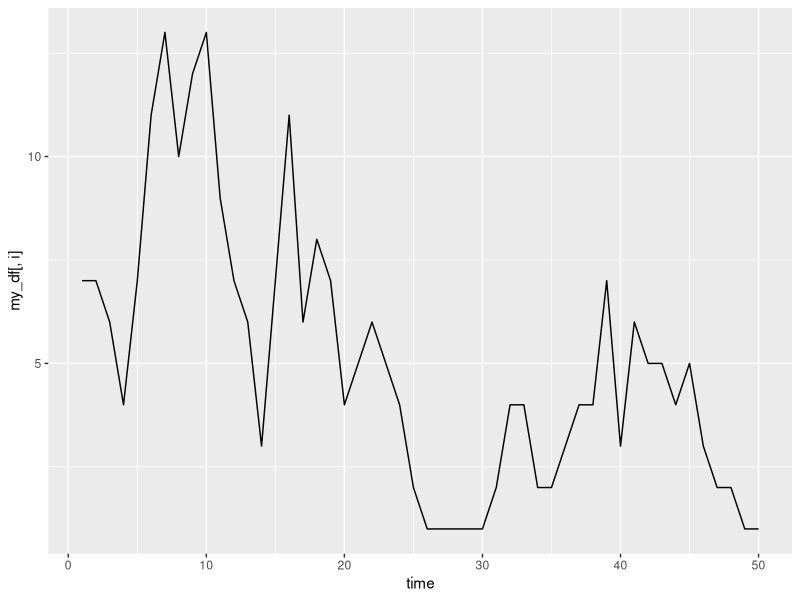
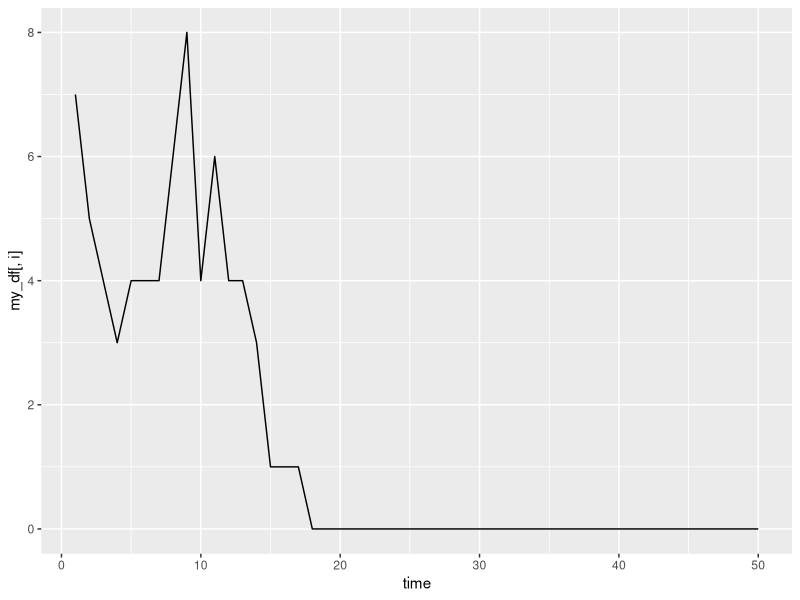
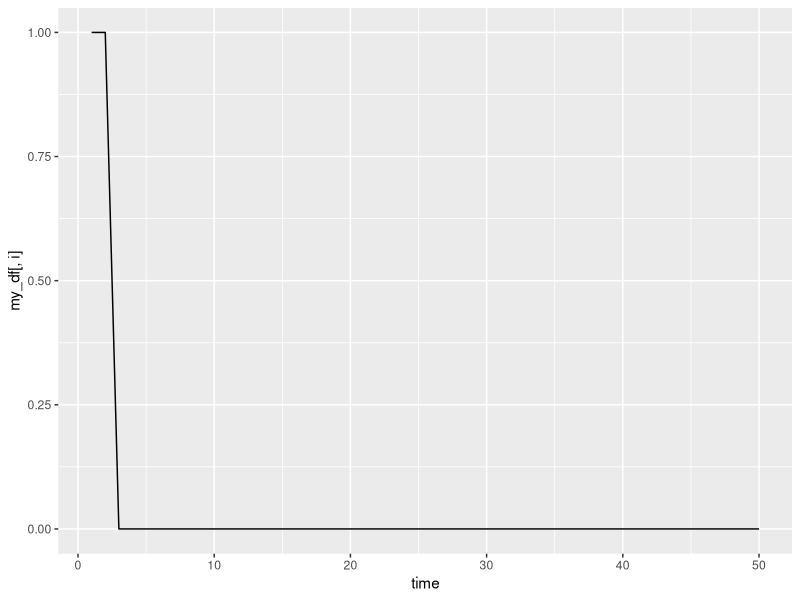
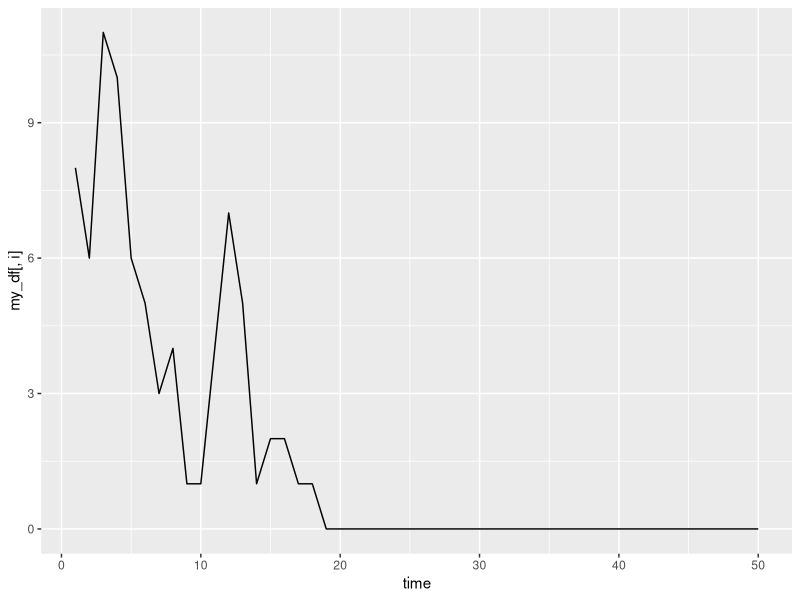
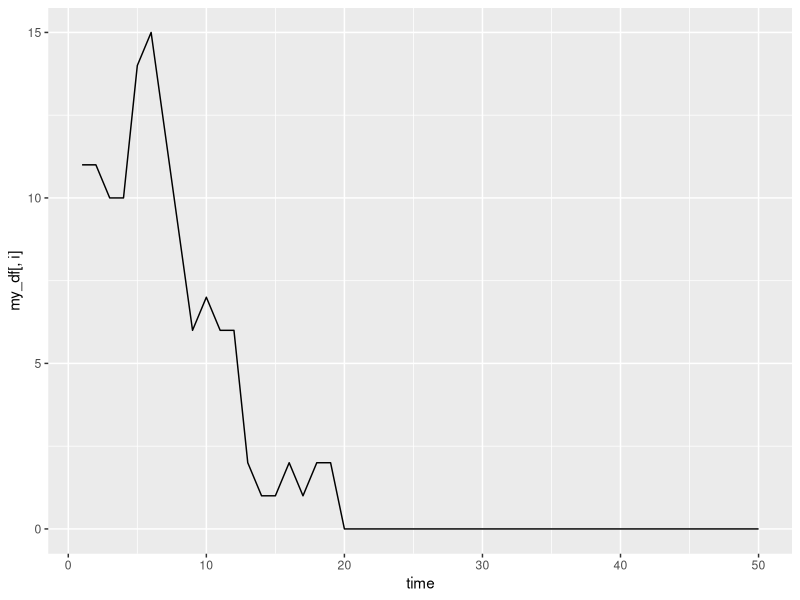
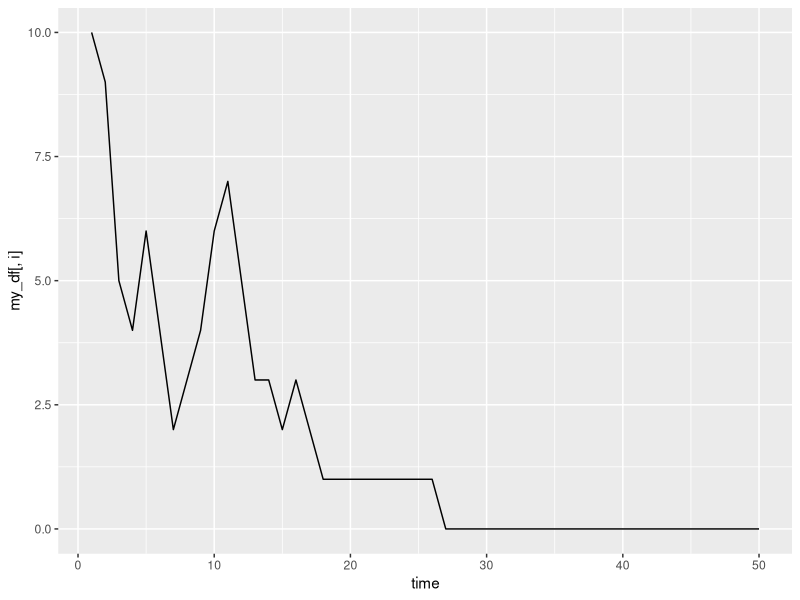
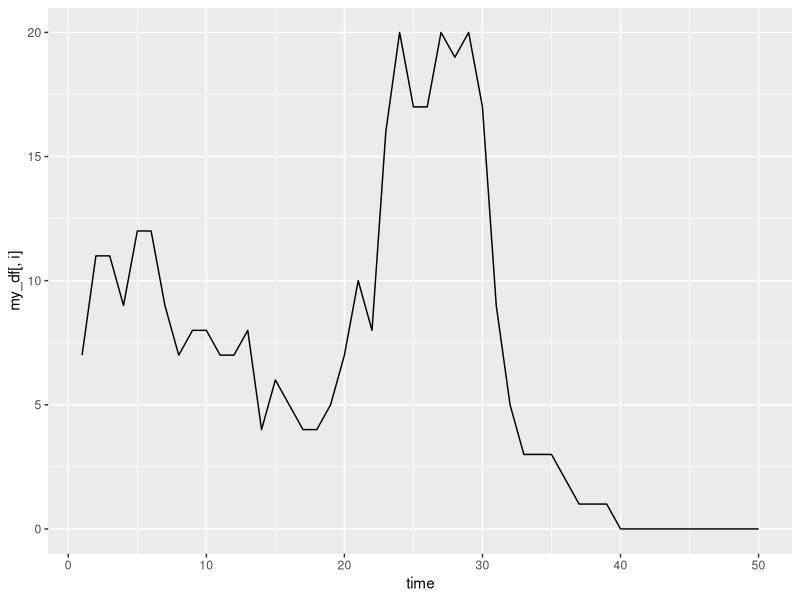
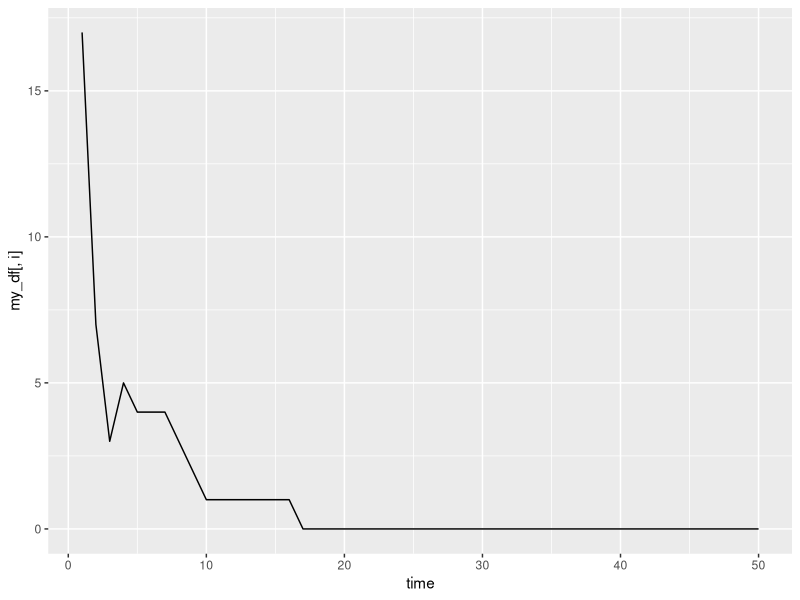

Recreate these plots in R, in order.
## ---- chunk 1
knitr::opts_chunk$set(echo = TRUE)
## ---- chunk 2

matrix_start <- function(nspecies,population,row) {
    my_matrix <- matrix(sample( 
  1 : nspecies, population, replace = TRUE), nrow = row) # should i use sqrt for rows? probably yes
return(my_matrix)
}
my_matrix <- matrix_start(40,400,20) # the matrix must be have a whole number as a square root
my_matrix
## ---- chunk 3
#provides the speciation based on a speciation rate provided, protracted speciation is another option being considered
speciation_fun <- function(matrix,speciation_rate,deadx,deady){
    z <- max(unique(matrix))
    matrix[deadx,deady]= z+1
    return(matrix)
}

spec_test <- matrix_start(10,100,10)
speciation_fun(spec_test,0.5,5,5)
## ---- chunk 4
# conducts the neutral step for one individual
replacfun <- function(mat,sd,speciation_rate){    
    deadx <- round(runif(1,1,sqrt(length(mat))))
    deady <- round(runif(1,1,sqrt(length(mat))))
    #print(mat[deadx,deady])
    spec <- runif(1,0,1)
    if(spec > speciation_rate){
    x <- round(rnorm(1, mean = 0, sd = sd))
        #print(x)
    y <- round(rnorm(1, mean = 0, sd = sd))
        #print(y)
    if(sqrt(length(mat)) <= (deadx + x) | (deadx + x) <= 1 | sqrt(length(mat)) <= (deady + y) | (deady + y) <= 1 ){ 
      # makes sure replacement individual is in the matrix
        while(sqrt(length(mat)) <= (deadx + x) | (deadx + x) <= 1 | sqrt(length(mat)) <= (deady + y) | (deady + y) <= 1 ){
            x <- round(rnorm(1, mean = 0, sd = sd))
        #print(x)
        y <- round(rnorm(1, mean = 0, sd = sd))
        #print(y)
            }
            #print(x)
    mat[deadx,deady] <- mat[deadx + x,deady + y]
    #print(mat[deadx,deady])
        
    }else{
    #print(x)
    mat[deadx,deady] <- mat[deadx + x,deady + y]
    #print(mat[deadx,deady])
    }
    return(mat)  
}else{
        mat <- speciation_fun(mat,speciation_rate,deadx,deady) # introduces a new species instead of replacement
    }
}

## ---- chunk 5
#initialises a matrix of zeros to fill empty spots
zerolist <- function(time,n_sp){
    x <- list()
       for (i in 1:n_sp){
        x[i] <- list(rep(0,time))
    } 
    return(x)
}
## ---- chunk 6
#records the abundance of each species at each generation for "time" number of generations
multigensp <- function(time,mat,sd,speciation_rate){
    x <- zerolist(time,length(unique(as.vector(mat))))
    first <- table(mat)
    sp1 <- sort(unique(as.vector(mat)))
          for(k in sp1){
              name <- names(first)
              index <- which(name == k)
          x[[k]][1]<- first[index]
       }
        for(i in 1:time){
        for(j in 1:(length(mat)/2)){ # one generation = half the individuals getting replaced
            mat <- replacfun(mat,sd,speciation_rate)
        }
            y <- table(mat)
            sp <- sort(unique(as.vector(mat)))
            if (max(sp) > max(sp1)){
            newsp <- (max(sp) - max(sp1))
            x <- append(x,(zerolist(time,newsp)))
            }
            for(k in sp){
             name <- names(y)
              index <- which(name == k)
          x[[k]][i]<- y[index]# calling table index not the value of sp
                #print(i)
            }
            sp1 <- sp
            }
    return(x)
    }
multigensp(50,my_matrix,4,0.03)
## ---- chunk 7
# dataframe for graphing purposes (to check the simulation is functioning)
dummydat <- multigensp(50,my_matrix,4,0.03)

# Convert list to dataframe
my_df <- data.frame(do.call(cbind, dummydat))

# Print the dataframe

name <- vector()
for (i in 1:ncol(my_df)){
        name[i] <- paste0("species",i)
    } 
t <- (1:nrow(my_df))
my_df <- cbind(my_df,t)
name[length(name)+1] <- "time"
colnames(my_df) <- name
print(my_df)

## ---- chunk 8
library(ggplot2)

for (i in 1:(ncol(my_df)-1)) {
p  <- ggplot(data = my_df, aes(x = time, y = my_df[,i]))+
  geom_line()
  print(p)
}
## ---- chunk 9

rm_sp <- function(df){
    df <- df[, sapply(df, function(col) sum(col > 0)) > 3] 
    return(df)
}
 my_df <- rm_sp(my_df)
## ---- chunk 10

## ---- chunk 11
criteria_a <- function(data){
    fulldf <- data.frame(rep(0,((nrow(data))-3)))
    for(i in 1:(ncol(data)-1)){
        abundance_change <- c()
        percentage_change <- c()
        status <- c()
        for(j in 1:(nrow(data)-3)){
            # print(j)
            x <- data[j,i]
           # print(x)
            
            x_plus_3 <- data[(j+3),i]
            #print(x_plus_3)
            abundance_change[j] <- x - x_plus_3
            if(x == x_plus_3){
                percentage_dif <- 0
            } else{
                percentage_dif <- (((x - x_plus_3)/x)*100)
            }
            percentage_change[j] <- percentage_dif
            print(percentage_dif)
            print(j)
            if (percentage_dif <= -90){
               # print("critical")
                status [j] <- "critical" 
            } else if (percentage_dif <= -70){
                #print("endangered")
                 status [j] <- "endangered" 
        } else if (percentage_dif <= -50){
                #print("vulnrable")
                status [j] <- "vulnrable"
        } else if (x == 0){
                #print("extinct")
                status [j]<- "extinct"# 
                } else{
                status[j]<- "least_concern" # Na caused by first value since no status
                }
        }
        #print(data[,i])
        print(abundance_change)
        #print(status)
        sp <- c(status)
        fulldf[,i] <- sp
        }
     return(fulldf)
    }
roc_dat<- criteria_a(my_df)
